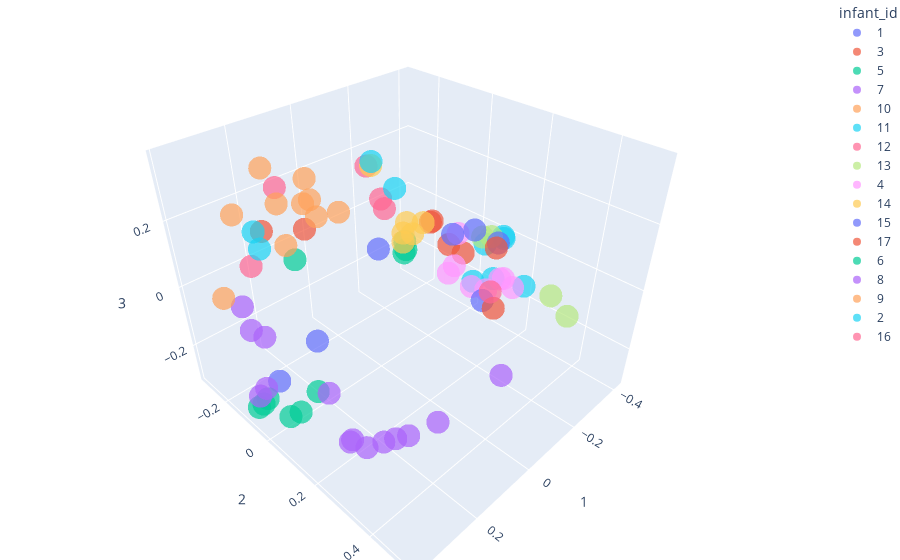

Notebook source saved alongside this figure:
### Markdown cell above
### Infant clustering

### Code cell
fig = px.scatter_3d(pcoa_braycurtis_metadata_samples3_merged,
                    x=1,
                    y=2,
                    z=3,
                    color='infant_id',
                    opacity=0.7)

fig.update_layout(margin=dict(l=0, r=0, b=0, t=0))
fig.show()

### Figure 1 — Plotly figure (JSON) as saved in the notebook; plotly's stock layout.template omitted (floating-point values rounded to 4 significant figures)
{"data": [{"hovertemplate": "infant_id=1<br>1=%{x}<br>2=%{y}<br>3=%{z}<extra></extra>", "legendgroup": "1", "marker": {"color": "#636efa", "opacity": 0.7, "symbol": "circle"}, "mode": "markers", "name": "1", "scene": "scene", "showlegend": true, "type": "scatter3d", "x": [0.283, 0.09099, -0.2186], "y": [-0.1105, -0.1864, -0.2439], "z": [-0.274, -0.2896, -0.126]}, {"hovertemplate": "infant_id=3<br>1=%{x}<br>2=%{y}<br>3=%{z}<extra></extra>", "legendgroup": "3", "marker": {"color": "#EF553B", "opacity": 0.7, "symbol": "circle"}, "mode": "markers", "name": "3", "scene": "scene", "showlegend": true, "type": "scatter3d", "x": [0.05686, 0.25, 0.2218, 0.07062, -0.2632, -0.3262], "y": [0.3368, -0.1456, -0.003058, 0.3071, -0.05339, -0.1195], "z": [0.2516, 0.1818, 0.2365, 0.2659, 0.03761, -0.02044]}, {"hovertemplate": "infant_id=5<br>1=%{x}<br>2=%{y}<br>3=%{z}<extra></extra>", "legendgroup": "5", "marker": {"color": "#00cc96", "opacity": 0.7, "symbol": "circle"}, "mode": "markers", "name": "5", "scene": "scene", "showlegend": true, "type": "scatter3d", "x": [-0.2592, -0.2582, 0.3391, 0.3773, 0.3569, 0.2257, 0.2942, 0.3264, -0.2486], "y": [-0.1645, -0.1588, -0.08845, -0.07303, -0.08309, -0.01355, -0.003893, -0.005877, -0.1574], "z": [-0.07951, -0.1074, -0.2862, -0.2804, -0.2901, -0.2861, -0.3085, -0.3034, -0.1144]}, {"hovertemplate": "infant_id=7<br>1=%{x}<br>2=%{y}<br>3=%{z}<extra></extra>", "legendgroup": "7", "marker": {"color": "#ab63fa", "opacity": 0.7, "symbol": "circle"}, "mode": "markers", "name": "7", "scene": "scene", "showlegend": true, "type": "scatter3d", "x": [0.3333, 0.3723, 0.3548, 0.2471, 0.2383, 0.2798, 0.3002, -0.002833], "y": [-0.1508, -0.06561, -0.0579, 0.3178, 0.3526, 0.1132, 0.2735, 0.4253], "z": [-0.008202, -0.2369, -0.2153, -0.1953, -0.1642, -0.1658, -0.2196, -0.08533]}, {"hovertemplate": "infant_id=10<br>1=%{x}<br>2=%{y}<br>3=%{z}<extra></extra>", "legendgroup": "10", "marker": {"color": "#FFA15A", "opacity": 0.7, "symbol": "circle"}, "mode": "markers", "name": "10", "scene": "scene", "showlegend": true, "type": "scatter3d", "x": [0.3836, 0.2051, 0.2398, 0.2146, 0.1974], "y": [-0.1403, 0.1061, 0.07237, 0.005671, -0.006352], "z": [0.05081, 0.3183, 0.3073, 0.3663, 0.3026]}, {"hovertemplate": "infant_id=11<br>1=%{x}<br>2=%{y}<br>3=%{z}<extra></extra>", "legendgroup": "11", "marker": {"color": "#19d3f3", "opacity": 0.7, "symbol": "circle"}, "mode": "markers", "name": "11", "scene": "scene", "showlegend": true, "type": "scatter3d", "x": [-0.1088, -0.1225, -0.1148, -0.4143, -0.378, -0.285], "y": [0.2359, 0.3811, 0.2937, 0.03114, 0.1233, 0.1927], "z": [0.04355, 0.09486, 0.0778, -0.07215, 0.01167, 0.07582]}, {"hovertemplate": "infant_id=12<br>1=%{x}<br>2=%{y}<br>3=%{z}<extra></extra>", "legendgroup": "12", "marker": {"color": "#FF6692", "opacity": 0.7, "symbol": "circle"}, "mode": "markers", "name": "12", "scene": "scene", "showlegend": true, "type": "scatter3d", "x": [-0.2474, -0.1332, -0.2507, 0.264, 0.176], "y": [-0.2577, -0.1884, -0.2454, -0.1979, -0.1794], "z": [0.03803, 0.2118, 0.007769, 0.06033, 0.262]}, {"hovertemplate": "infant_id=13<br>1=%{x}<br>2=%{y}<br>3=%{z}<extra></extra>", "legendgroup": "13", "marker": {"color": "#B6E880", "opacity": 0.7, "symbol": "circle"}, "mode": "markers", "name": "13", "scene": "scene", "showlegend": true, "type": "scatter3d", "x": [-0.279, -0.3742, -0.1075, -0.09996], "y": [0.1545, 0.05068, 0.515, 0.4704], "z": [0.06746, -0.02036, 0.08693, 0.1252]}, {"hovertemplate": "infant_id=4<br>1=%{x}<br>2=%{y}<br>3=%{z}<extra></extra>", "legendgroup": "4", "marker": {"color": "#FF97FF", "opacity": 0.7, "symbol": "circle"}, "mode": "markers", "name": "4", "scene": "scene", "showlegend": true, "type": "scatter3d", "x": [-0.342, -0.3388, -0.2654, -0.2121, -0.2916, -0.3763, -0.3722, -0.3379], "y": [-0.05151, -0.02517, 0.16, 0.1492, 0.0241, 0.1255, 0.1412, 0.2008], "z": [-0.186, -0.1431, -0.1029, -0.0698, 0.01603, -0.1376, -0.1261, -0.1113]}, {"hovertemplate": "infant_id=14<br>1=%{x}<br>2=%{y}<br>3=%{z}<extra></extra>", "legendgroup": "14", "marker": {"color": "#FECB52", "opacity": 0.7, "symbol": "circle"}, "mode": "markers", "name": "14", "scene": "scene", "showlegend": true, "type": "scatter3d", "x": [-0.2499, -0.3298, -0.3432, -0.2729, -0.304, -0.3256], "y": [-0.302, -0.2447, -0.2413, -0.1864, -0.1749, -0.1497], "z": [0.1356, -0.1145, -0.07902, -0.09856, -0.07622, -0.0339]}, {"hovertemplate": "infant_id=15<br>1=%{x}<br>2=%{y}<br>3=%{z}<extra></extra>", "legendgroup": "15", "marker": {"color": "#636efa", "opacity": 0.7, "symbol": "circle"}, "mode": "markers", "name": "15", "scene": "scene", "showlegend": true, "type": "scatter3d", "x": [-0.2568, -0.3685, -0.4028, -0.1963], "y": [0.03353, 0.02335, 0.0888, 0.2031], "z": [0.03219, -0.0052, -0.03716, -0.0814]}, {"hovertemplate": "infant_id=17<br>1=%{x}<br>2=%{y}<br>3=%{z}<extra></extra>", "legendgroup": "17", "marker": {"color": "#EF553B", "opacity": 0.7, "symbol": "circle"}, "mode": "markers", "name": "17", "scene": "scene", "showlegend": true, "type": "scatter3d", "x": [-0.1142, -0.3083], "y": [0.3031, 0.1529], "z": [-0.009532, 0.01649]}, {"hovertemplate": "infant_id=6<br>1=%{x}<br>2=%{y}<br>3=%{z}<extra></extra>", "legendgroup": "6", "marker": {"color": "#00cc96", "opacity": 0.7, "symbol": "circle"}, "mode": "markers", "name": "6", "scene": "scene", "showlegend": true, "type": "scatter3d", "x": [0.2106], "y": [-0.07364], "z": [0.1139]}, {"hovertemplate": "infant_id=8<br>1=%{x}<br>2=%{y}<br>3=%{z}<extra></extra>", "legendgroup": "8", "marker": {"color": "#ab63fa", "opacity": 0.7, "symbol": "circle"}, "mode": "markers", "name": "8", "scene": "scene", "showlegend": true, "type": "scatter3d", "x": [0.3267, 0.2629, 0.3201, 0.1902, 0.3633, 0.3837], "y": [0.2451, 0.2926, 0.2462, 0.3995, -0.009541, -0.03127], "z": [-0.2013, -0.2146, -0.1978, -0.1199, -0.006792, 0.01331]}, {"hovertemplate": "infant_id=9<br>1=%{x}<br>2=%{y}<br>3=%{z}<extra></extra>", "legendgroup": "9", "marker": {"color": "#FFA15A", "opacity": 0.7, "symbol": "circle"}, "mode": "markers", "name": "9", "scene": "scene", "showlegend": true, "type": "scatter3d", "x": [0.2518, 0.2409, 0.3171, 0.2027, 0.1468], "y": [-0.06058, -0.1268, -0.1536, -0.119, -0.1082], "z": [0.292, 0.3551, 0.252, 0.1318, 0.2332]}, {"hovertemplate": "infant_id=2<br>1=%{x}<br>2=%{y}<br>3=%{z}<extra></extra>", "legendgroup": "2", "marker": {"color": "#19d3f3", "opacity": 0.7, "symbol": "circle"}, "mode": "markers", "name": "2", "scene": "scene", "showlegend": true, "type": "scatter3d", "x": [0.2825, 0.2829, -0.03696, 0.01263], "y": [-0.111, -0.1276, 0.02787, -0.0007385], "z": [0.1608, 0.2021, 0.2576, 0.3372]}, {"hovertemplate": "infant_id=16<br>1=%{x}<br>2=%{y}<br>3=%{z}<extra></extra>", "legendgroup": "16", "marker": {"color": "#FF6692", "opacity": 0.7, "symbol": "circle"}, "mode": "markers", "name": "16", "scene": "scene", "showlegend": true, "type": "scatter3d", "x": [-0.2021], "y": [0.2237], "z": [-0.04435]}], "layout": {"legend": {"title": {"text": "infant_id"}, "tracegroupgap": 0}, "margin": {"b": 0, "l": 0, "r": 0, "t": 0}, "scene": {"domain": {"x": [0, 1], "y": [0, 1]}, "xaxis": {"title": {"text": "1"}}, "yaxis": {"title": {"text": "2"}}, "zaxis": {"title": {"text": "3"}}}}}
